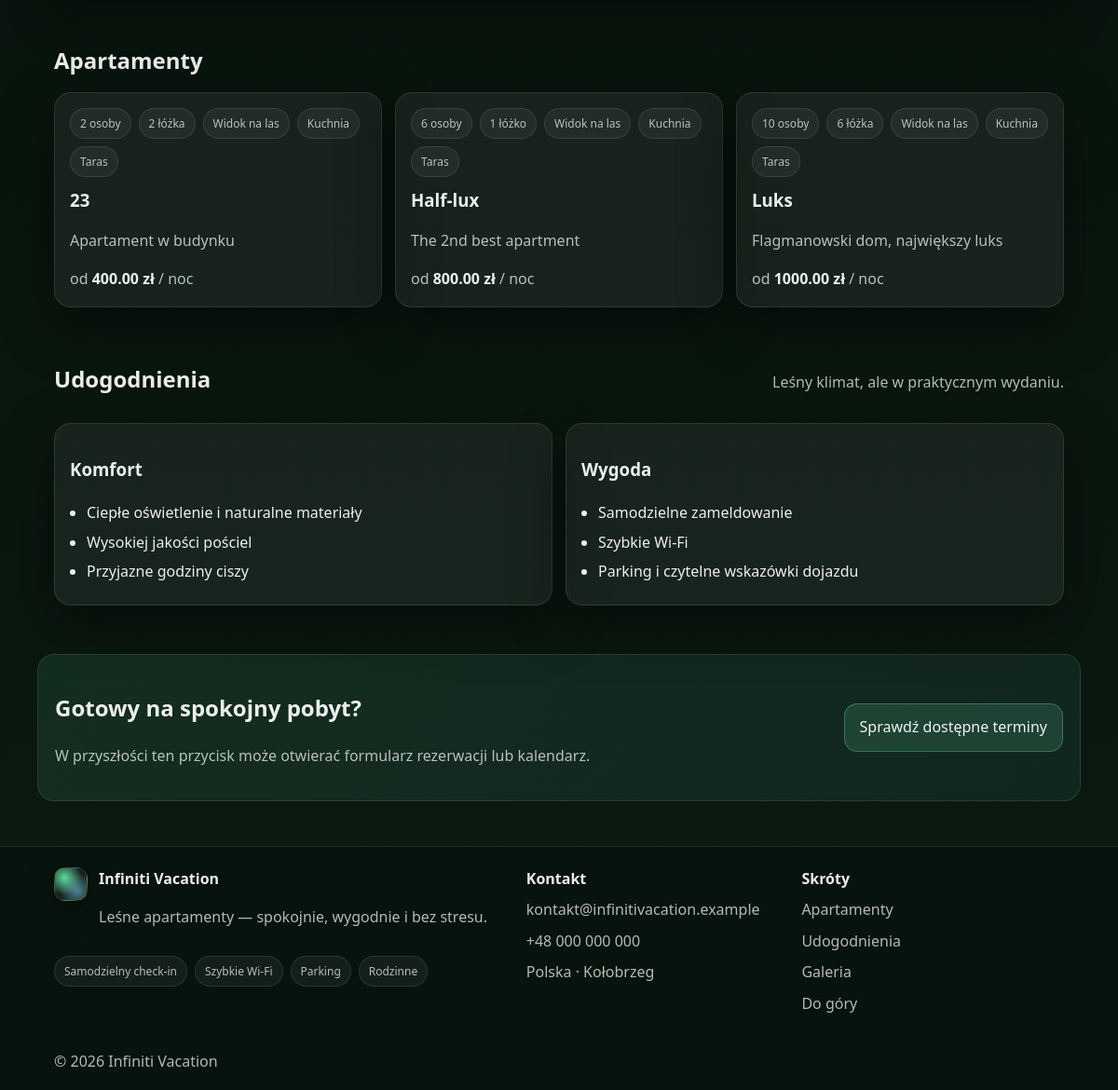
Before: /website/ (lower part) with the older database file.
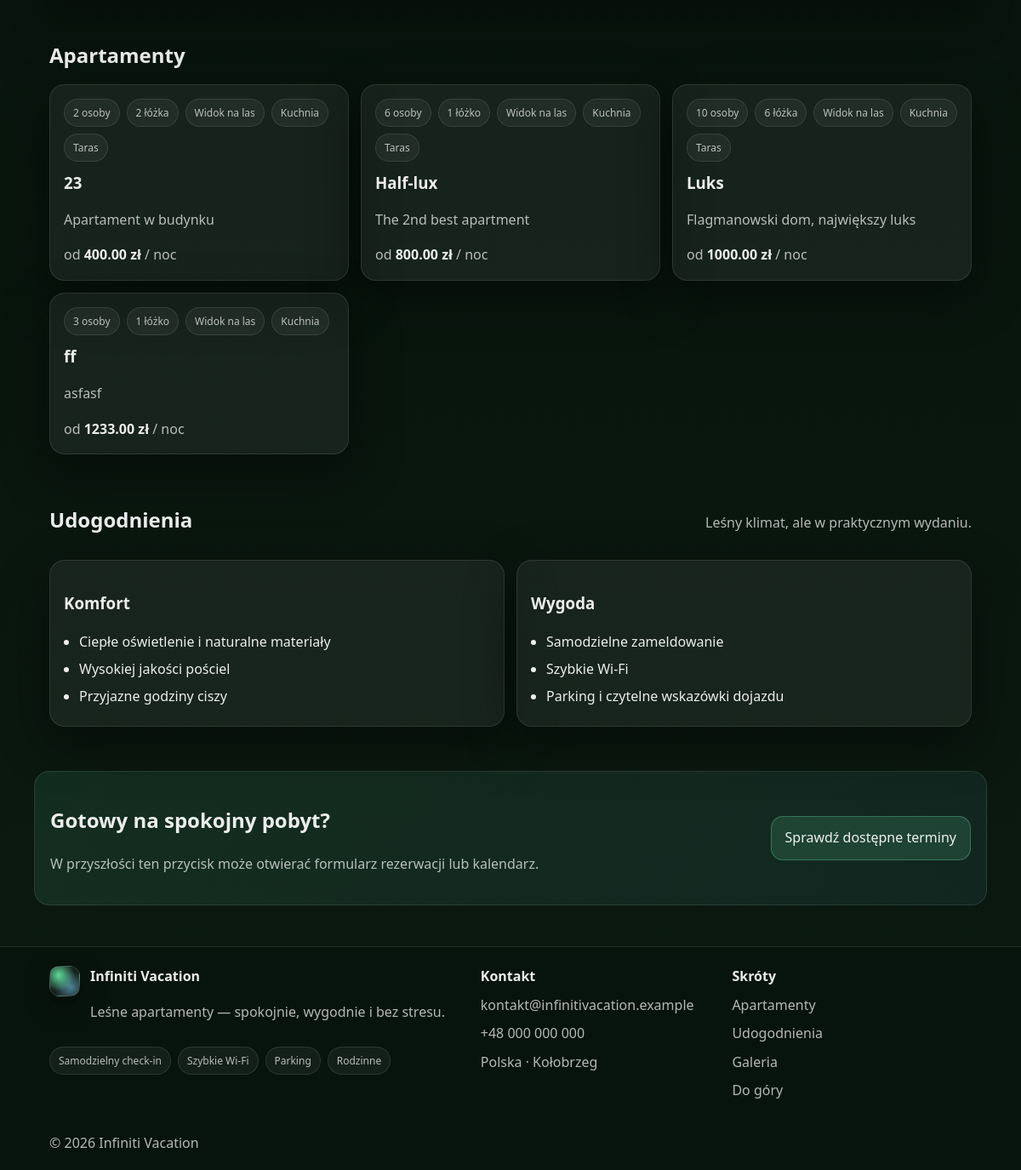
After: the same page with the newer database file.
### infiniti_vacation/models.py (models this page shows, shortened)
class Apartment(models.Model):
    name = models.CharField(_("Name"), max_length=120)
    slug = models.SlugField(_("Slug"), max_length=140, unique=True)
    short_description = models.CharField(
        _("Short description"), max_length=220, blank=True
    )
    description = models.TextField(_("Description"), blank=True)
    guests_max = models.PositiveSmallIntegerField(_("Max guests"), default=2)
    beds = models.PositiveSmallIntegerField(_("Beds"), default=1)
    has_kitchen = models.BooleanField(_("Kitchen"), default=False)
    has_terrace = models.BooleanField(_("Terrace"), default=False)
    forest_view = models.BooleanField(_("Forest view"), default=True)
    price_per_night_pln = models.DecimalField(
        _("Price per night (PLN)"), max_digits=8, decimal_places=2
    )
    cover_image_path = models.CharField(
        _("Cover image path"),
        max_length=255,
        blank=True,
        help_text=_(
            "Example: infinitivacation/img/apt-1.jpg or static path: "
            "infiniti_vacation/img/slide-1.jpg"
        ),
    )
    is_active = models.BooleanField(_("Active"), default=True)
    created_at = models.DateTimeField(_("Created at"), auto_now_add=True)
    updated_at = models.DateTimeField(_("Updated at"), auto_now=True)
    class Meta:
        verbose_name = _("Apartment")
        verbose_name_plural = _("Apartments")
        ordering = ["name"]
        indexes = [
            models.Index(fields=["is_active"]),
            models.Index(fields=["slug"]),
        ]

### infiniti_vacation/views.py (the view)
# urls.py: path("", home, name="home"),
def home(request):
    apartments = list(Apartment.objects.filter(is_active=True).order_by("name"))
    return render(
        request,
        "infiniti_vacation/page.html",
        {
            "apartments": apartments,
            "booking_max_rooms": min(4, len(apartments)) or 1,
        },
    )

### infiniti_vacation/templates/infiniti_vacation/page.html (shortened to what this page needs)
{% load static %}
<!doctype html>
<html lang="pl">
<head>
  <link rel="stylesheet" href="{% static 'infiniti_vacation/css/site.css' %}">
  <link rel="stylesheet" href="{% static 'infiniti_vacation/css/booking-search.css' %}?v=1">
</head>
<body class="home-with-booking">
  <main id="main">
{% include "infiniti_vacation/partials/booking_search.html" %}
<section class="section" id="apartments">
  <div class="container">
    <div class="section-head">
      <h2>Apartamenty</h2>
    </div>
    <div class="grid-3">
      {% for apt in apartments %}
        <article class="card listing">
          <div class="listing-top">
            <span class="chip">{{ apt.guests_max }} {% if apt.guests_max == 1 %}osoba{% else %}osoby{% endif %}</span>
            <span class="chip">{{ apt.beds }} {% if apt.beds == 1 %}łóżko{% else %}łóżka{% endif %}</span>
            {% if apt.forest_view %}<span class="chip">Widok na las</span>{% endif %}
            {% if apt.has_kitchen %}<span class="chip">Kuchnia</span>{% endif %}
            {% if apt.has_terrace %}<span class="chip">Taras</span>{% endif %}
          </div>
          <h3>{{ apt.name }}</h3>
          {% if apt.short_description %}
            <p class="muted">{{ apt.short_description }}</p>
          {% elif apt.description %}
            <p class="muted">{{ apt.description|truncatechars:120 }}</p>
          {% endif %}
          <div class="listing-bottom">
            <span class="price">od <strong>{{ apt.price_per_night_pln }} zł</strong> / noc</span>
          </div>
        </article>
      {% empty %}
        <p class="muted">Brak aktywnych apartamentów.</p>
      {% endfor %}
    </div>
  </div>
</section>
    <section class="section" id="amenities">
      <div class="container">
        <div class="section-head">
          <h2>Udogodnienia</h2>
          <p class="muted">Leśny klimat, ale w praktycznym wydaniu.</p>
        </div>
        <div class="grid-2">
          <div class="card amenity">
            <h3>Komfort</h3>
            <ul class="bullets">
              <li>Ciepłe oświetlenie i naturalne materiały</li>
              <li>Wysokiej jakości pościel</li>
              <li>Przyjazne godziny ciszy</li>
            </ul>
          </div>
          <div class="card amenity">
            <h3>Wygoda</h3>
            <ul class="bullets">
              <li>Samodzielne zameldowanie</li>
              <li>Szybkie Wi-Fi</li>
              <li>Parking i czytelne wskazówki dojazdu</li>
            </ul>
          </div>
        </div>
      </div>
    </section>
    <section class="section cta">
      <div class="container cta-inner">
        <div>
          <h2>Gotowy na spokojny pobyt?</h2>
          <p class="muted">W przyszłości ten przycisk może otwierać formularz rezerwacji lub kalendarz.</p>
        </div>
        <a class="btn primary" href="{% url 'infiniti_vacation:availability' %}">Sprawdź dostępne terminy</a>
      </div>
    </section>
  </main>
  {% include "infiniti_vacation/partials/footer.html" %}
</body>
</html>

### infiniti_vacation/templates/infiniti_vacation/partials/booking_search.html (shortened to what this page needs)
<section class="booking-search-section" aria-label="Wyszukaj pobyt" data-booking-search data-max-rooms="{{ booking_max_rooms|default:4 }}">
</section>

### infiniti_vacation/templates/infiniti_vacation/partials/footer.html
<footer class="site-footer" id="contact">
  <div class="container footer-grid">
    <div>
      <div class="footer-brand">
        <span class="brand-mark" aria-hidden="true"></span>
        <div>
          <strong>Infiniti Vacation</strong>
          <p class="muted">Leśne apartamenty — spokojnie, wygodnie i bez stresu.</p>
        </div>
      </div>
      <div class="footer-badges" aria-label="Najważniejsze">
        <span class="badge">Samodzielny check-in</span>
        <span class="badge">Szybkie Wi-Fi</span>
        <span class="badge">Parking</span>
        <span class="badge">Rodzinne</span>
      </div>
    </div>
    <div class="footer-col">
      <strong>Kontakt</strong>
      <a href="mailto:kontakt@infinitivacation.example" class="footer-link">kontakt@infinitivacation.example</a>
      <a href="tel:+48000000000" class="footer-link">+48 000 000 000</a>
      <span class="muted">Polska · Kołobrzeg</span>
    </div>
    <div class="footer-col">
      <strong>Skróty</strong>
      <a class="footer-link" href="{% url 'infiniti_vacation:home' %}#apartments">Apartamenty</a>
      <a class="footer-link" href="{% url 'infiniti_vacation:home' %}#amenities">Udogodnienia</a>
      <a class="footer-link" href="{% url 'infiniti_vacation:home' %}#gallery">Galeria</a>
      <a class="footer-link" href="#top">Do góry</a>
    </div>
  </div>
  <div class="container footer-bottom">
    <span>© <span id="year"></span> Infiniti Vacation</span>
  </div>
</footer>

### infiniti_vacation/static/infiniti_vacation/css/site.css (style rules this page uses)
html { scroll-behavior: smooth; }
:root { --bg0: #06110b; --bg1: #0b1a11; --card: rgba(255,255,255,.06); --card2: rgba(255,255,255,.10); --line: rgba(255,255,255,.10); --text: rgba(255,255,255,.92); --muted: rgba(255,255,255,.70); --accent: #69f0ae; --accent2: #7dd3fc; --good: #86efac; --shadow: 0 20px 60px rgba(0,0,0,.45); --radius: 18px; --max: 1120px; }
* { box-sizing:border-box }
html,body { height:100% }
body { margin:0; color:var(--text); font: 16px/1.6 ui-sans-serif, system-ui, -apple-system, Segoe UI, Roboto, Arial; background: radial-gradient(1100px 600px at 20% 0%, rgba(105,240,174,.12), transparent 60%), radial-gradient(900px 500px at 85% 10%, rgba(125,211,252,.10), transparent 55%), linear-gradient(180deg, var(--bg0), var(--bg1)); }
a { color:inherit }
.container { max-width:var(--max); margin:0 auto; padding:0 18px }
.brand-mark { width:36px; height:36px; border-radius:12px; background: radial-gradient(circle at 30% 30%, rgba(105,240,174,.9), transparent 55%), radial-gradient(circle at 70% 70%, rgba(125,211,252,.55), transparent 55%), rgba(255,255,255,.06); border:1px solid var(--line); box-shadow: 0 10px 30px rgba(0,0,0,.35); }
.btn { display:inline-flex; align-items:center; justify-content:center; padding:12px 16px; border-radius:14px; border:1px solid var(--line); background: rgba(255,255,255,.05); text-decoration:none; cursor:pointer; transition: transform .12s ease, background .12s ease; }
.btn.primary { background: rgba(105,240,174,.14); border-color: rgba(105,240,174,.30); }
.card { border-radius: var(--radius); background: var(--card); border: 1px solid var(--line); box-shadow: var(--shadow); }
.section { padding:26px 0 }
.section-head { display:flex; align-items:baseline; justify-content:space-between; gap:14px }
.section-head h2 { margin:0 }
.muted { color:var(--muted) }
.grid-3 { display:grid; grid-template-columns: repeat(3, 1fr); gap:14px; margin-top:14px; }
.grid-2 { display:grid; grid-template-columns: repeat(2, 1fr); gap:14px; margin-top:14px; }
.listing { padding:16px }
.listing-top { display:flex; gap:8px; flex-wrap:wrap; margin-bottom:10px }
.chip { font-size:12px; padding:6px 10px; border-radius:999px; background: rgba(255,255,255,.05); border:1px solid var(--line); color: var(--muted); }
.listing h3 { margin:6px 0 6px }
.listing-bottom { display:flex; align-items:center; justify-content:space-between; gap:12px; margin-top:12px; }
.price { color:var(--muted) }
.price strong { color:var(--text) }
.amenity { padding:16px }
.bullets { margin:10px 0 0; padding-left:18px }
.bullets li { margin:6px 0 }
.cta .cta-inner { display:flex; align-items:center; justify-content:space-between; gap:14px; padding:18px; border-radius: var(--radius); background: linear-gradient(135deg, rgba(105,240,174,.10), rgba(125,211,252,.07)); border:1px solid var(--line); }
.site-footer { margin-top:22px; border-top:1px solid var(--line); background: rgba(6,17,11,.55); backdrop-filter: blur(12px); }
.footer-grid { display:grid; grid-template-columns: 1.4fr .8fr .8fr; gap:14px; padding:22px 18px; }
.footer-brand { display:flex; gap:12px; align-items:flex-start }
.footer-col { display:flex; flex-direction:column; gap:8px }
.footer-link { text-decoration:none; color:var(--muted) }
.footer-badges { display:flex; flex-wrap:wrap; gap:8px; margin-top:12px }
.badge { font-size:12px; padding:6px 10px; border-radius:999px; background: rgba(255,255,255,.05); border:1px solid var(--line); color: var(--muted); }
.footer-bottom { display:flex; align-items:center; justify-content:space-between; gap:10px; padding:14px 18px 18px; color: var(--muted); }

### infiniti_vacation/static/infiniti_vacation/css/booking-search.css (style rules this page uses)
.booking-search-section { position:relative; z-index:20; margin-top:-30px; padding-bottom:22px; }

Changed rows visible on the page:
added Apartment: guests_max "3", shows "osoby", beds "1", shows "łóżko", forest_view "Widok na las", has_kitchen "Kuchnia", name "ff", short_description "asfasf", price_per_night_pln "1233.00"
